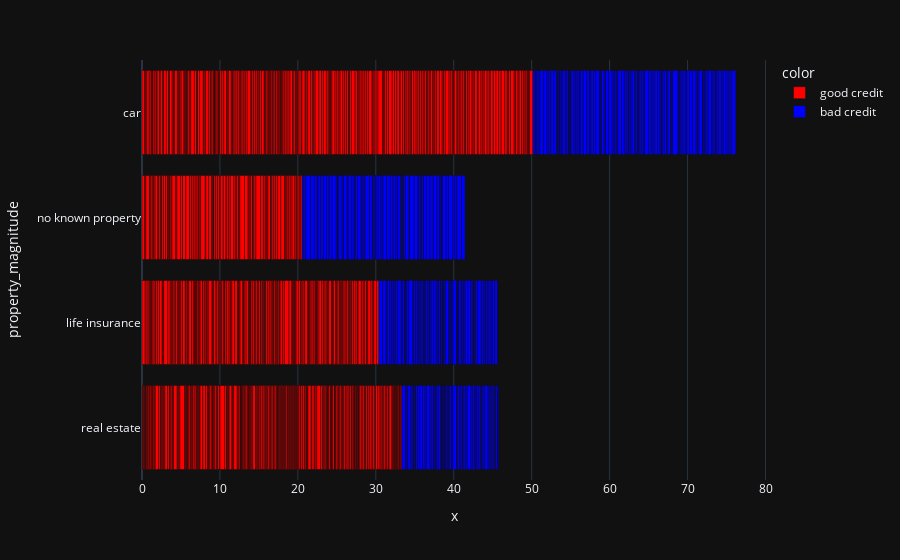

Notebook cell for this chart:
### Markdown cell above
##### the above plot clear depicts the positive relation, but does not give information what property magnitude contains, so the bellow plot shows that

### Code cell
px.bar(df_new, x=df_new['duration'].apply(lambda x: x/100), y='property_magnitude', color=df_new['credit_class'].apply(lambda x: "bad credit" if x=='bad' else "good credit"),color_discrete_sequence=['red','blue'])

### Figure 1 — Plotly figure (JSON) as saved in the notebook; plotly's stock layout.template omitted (floating-point values rounded to 4 significant figures; data arrays with more than 128 entries replaced by an {"elided": "..."} marker saying what was removed)
{"data": [{"alignmentgroup": "True", "hovertemplate": "color=good credit<br>x=%{x}<br>property_magnitude=%{y}<extra></extra>", "legendgroup": "good credit", "marker": {"color": "red", "pattern": {"shape": ""}}, "name": "good credit", "offsetgroup": "good credit", "orientation": "h", "showlegend": true, "textposition": "auto", "x": {"elided": "700 float values"}, "xaxis": "x", "y": {"elided": "700 str values"}, "yaxis": "y", "type": "bar"}, {"alignmentgroup": "True", "hovertemplate": "color=bad credit<br>x=%{x}<br>property_magnitude=%{y}<extra></extra>", "legendgroup": "bad credit", "marker": {"color": "blue", "pattern": {"shape": ""}}, "name": "bad credit", "offsetgroup": "bad credit", "orientation": "h", "showlegend": true, "textposition": "auto", "x": {"elided": "300 float values"}, "xaxis": "x", "y": {"elided": "300 str values"}, "yaxis": "y", "type": "bar"}], "layout": {"xaxis": {"anchor": "y", "domain": [0.0, 1.0], "title": {"text": "x"}}, "yaxis": {"anchor": "x", "domain": [0.0, 1.0], "title": {"text": "property_magnitude"}}, "legend": {"title": {"text": "color"}, "tracegroupgap": 0}, "margin": {"t": 60}, "barmode": "relative"}}
